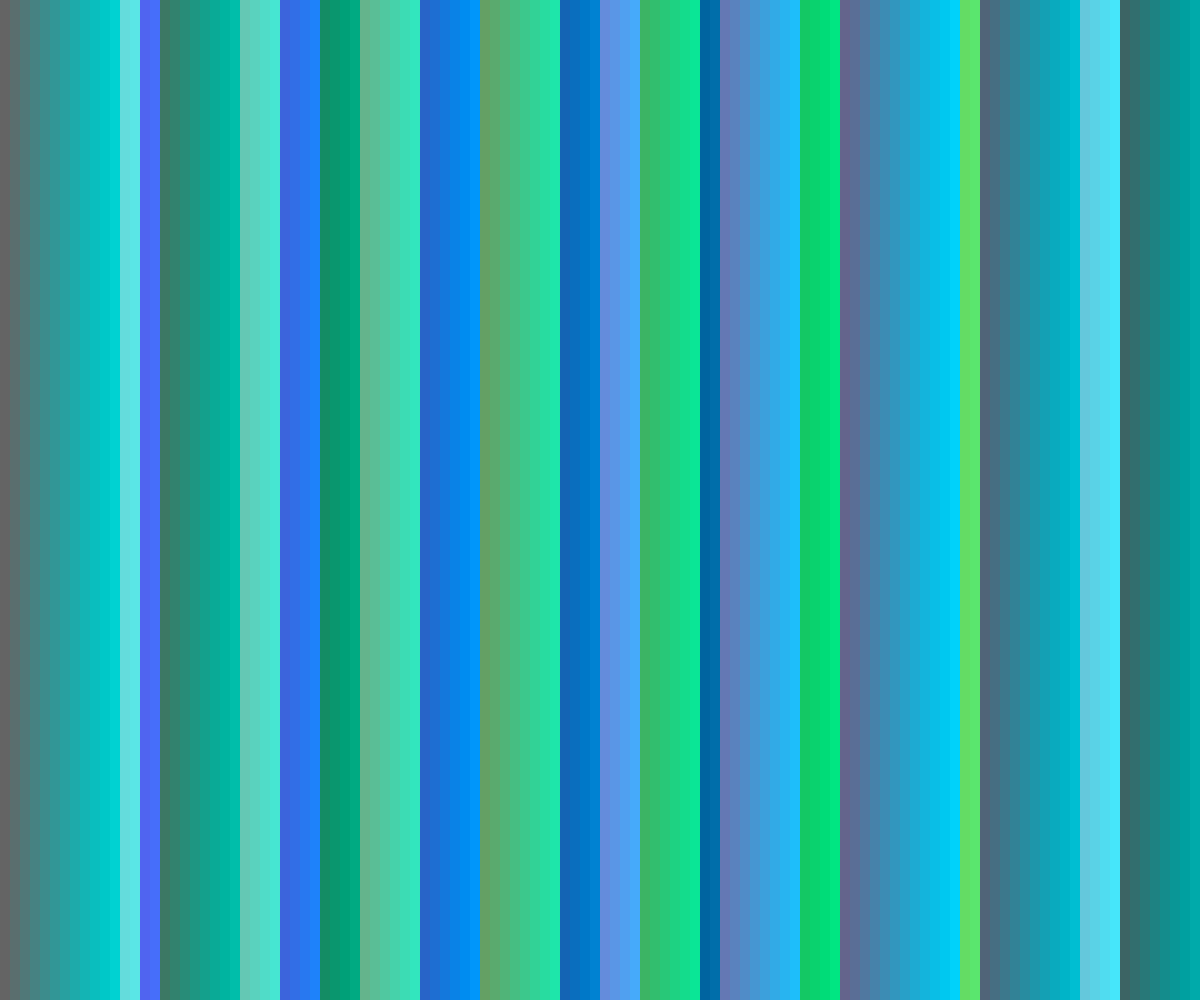
Frame 1 (no input)
Frame 60 (no input): identical to frame 1, image omitted
Frame 120 (the mouse pressed at the canvas centre since frame 60): identical to frame 1, image omitted

The p5.js sketch that drew this single still picture (run headless with seeded random() and noise() and a simulated clock; from frame 60 on, the mouse is pressed at the canvas centre):

// p5.js sketch
// ── sketch.js
/**
 * Rules based color palettes
 * 
 */
var h = 100;
var s = 100;
var b = 100;

//increase this number for more steps between colors
var rectStep = 10;
function setup() {
  createCanvas(windowWidth, windowHeight);
}

function draw() {
  background(255);
  //try uncommenting this line for HSB mode
  //colorMode(HSB, 360,100,100);
  for(var x=0; x < width; x += rectStep){
    noStroke();
    fill(h - x % 120 ,s + x % 140,b+x % 160);
    rect(x,0,rectStep,height);
  }
}

function keyPressed(){
  if(key === '1'){
    h = random(100);
  }
  else if(key === '2'){
    s = random(200);
  }
  else if(key === '3'){
    b = random(255);
  }
}
